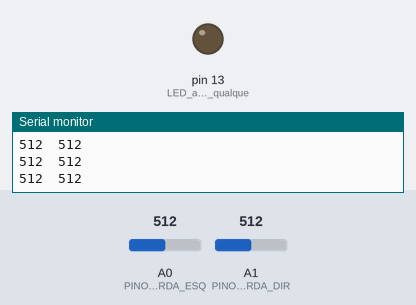
The sketch below on a simulated Arduino Uno, built with avr-gcc and run on an emulated ATmega328P. Shown: output pins drawn as LEDs (lit = HIGH), the last lines printed to the serial monitor. The inputs (shaded band) are chosen by the test bench; at power-on: A0 (PINO_BORDA_ESQ) = 512, A1 (PINO_BORDA_DIR) = 512.

Above: at 1.2 s.
1.3 s: A0 (PINO_BORDA_ESQ) set to 482
At 1.8 s:
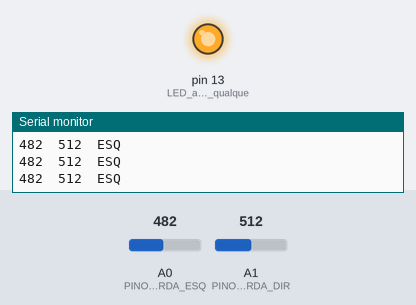
2.8 s: A1 (PINO_BORDA_DIR) set to 487
4.7 s: A0 (PINO_BORDA_ESQ) set to 510
6.6 s: A1 (PINO_BORDA_DIR) set to 510
At 7.0 s:
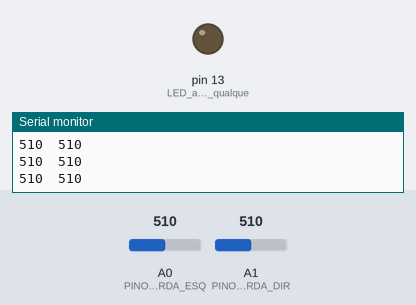
8.1 s: A1 (PINO_BORDA_DIR) set to 490
At 8.5 s:
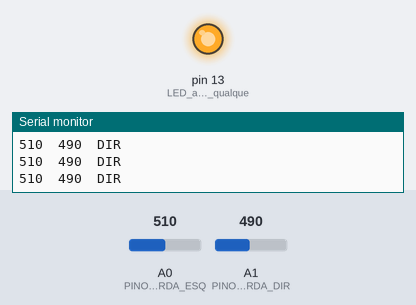
Timing chart, 0 to 10.6 s (numbered marks = the images above; inputs shaded):
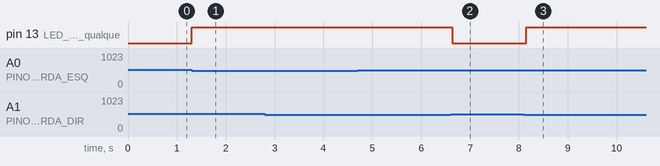

The sketch:

06_sensor_borda.ino
```cpp
/*
 * TESTE UNITÁRIO 06 (SUMÔ) — Sensores de borda (Tawara)
 * Valida: detecção da linha branca da borda do dohyo.
 *
 * Ligação: saídas analógicas dos sensores de borda em A0 (esquerdo) e A1 (direito).
 *
 * Como usar: sobre fundo preto, aproxime cada sensor de uma fita branca e
 * observe as leituras despencarem. Anote os valores de FUNDO e de BORDA e
 * defina o seu LIMIAR_BORDA (entre os dois, mais próximo do fundo).
 */

const int PINO_BORDA_ESQ = A0;
const int PINO_BORDA_DIR = A1;
const int LIMIAR_BORDA = 500;  // AJUSTE após medir os seus sensores!

void setup() {
  Serial.begin(9600);
  while (!Serial) { }
  pinMode(13, OUTPUT);  // LED acende quando qualquer borda é detectada
  Serial.println("esq\tdir\tdeteccao");
}

void loop() {
  int esq = analogRead(PINO_BORDA_ESQ);
  int dir = analogRead(PINO_BORDA_DIR);

  bool bordaEsq = esq < LIMIAR_BORDA;  // branco reflete mais -> leitura menor
  bool bordaDir = dir < LIMIAR_BORDA;

  digitalWrite(13, (bordaEsq || bordaDir) ? HIGH : LOW);

  Serial.print(esq); Serial.print('\t');
  Serial.print(dir); Serial.print('\t');
  if (bordaEsq) Serial.print("ESQ ");
  if (bordaDir) Serial.print("DIR");
  Serial.println();
  delay(100);
}
```

Measured:
- the behaviour switches between 500 and 499 on A0 (PINO_BORDA_ESQ) (found by bisection; images 0 and 1)
- after the input at 1.3 s, pin 13 (LED_acende_quando_qualque): LOW → HIGH at once
- after the input at 6.6 s, pin 13 (LED_acende_quando_qualque): HIGH → LOW at once
- after the input at 8.1 s, pin 13 (LED_acende_quando_qualque): LOW → HIGH after 0.05 s
